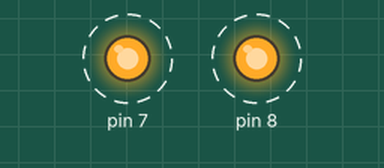
Recording of a sketch running on a simulated Arduino Uno, built with avr-gcc and run on an emulated ATmega328P. Shown: output pins drawn as LEDs (lit = HIGH). Dashed ring = blinking.

Above: at 0.1 s.
Timing chart, 0 to 4.6 s (numbered marks = the images above):
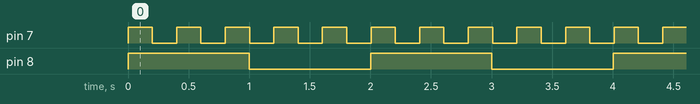

The sketch:

ExemploMilli__.ino
```cpp
// Exemplo de código usando millis()
// Inicia variáveis de tempo
unsigned long millisTarefa1 = millis();
unsigned long millisTarefa2 = millis();
// Iniciação
void setup() {
  // Inicia comunicação na porta serial
  Serial.begin(9600);
  // Define pinos dos leds como saída
  pinMode(7, OUTPUT);
  pinMode(8, OUTPUT);
}
// Laço perpétuo
void loop() {
  // Executa tarefa 1
  tarefa1();
  // Executa tarefa 2
  tarefa2();
}
void tarefa1() {
  // Verifica se já passou 200 milisegundos
  if ((millis() - millisTarefa1) < 200) {
    // Acende o led do pino 7
    digitalWrite(7, HIGH);
  } else {
    // Apaga o led do pino 7
    digitalWrite(7, LOW);
  }
  // Verifica se já passou 400 milisegundos
  if ((millis() - millisTarefa1) > 400) {
    millisTarefa1 = millis();
  }
}
void tarefa2() {
  // Verifica se já passou 1000 milisegundos
  if ((millis() - millisTarefa2) < 1000) {
    // Acende o led do pino 8
    digitalWrite(8, HIGH);
  } else {
    // Apaga o led do pino 8
    digitalWrite(8, LOW);
  }
  // Verifica se já passou 2000 milisegundos
  if ((millis() - millisTarefa2) > 2000) {
    millisTarefa2 = millis();
  }
}
```

Measured:
- by itself, pin 7: alternates HIGH for 0.20 s and LOW for 0.20 s
- by itself, pin 8: alternates HIGH for 1.0 s and LOW for 1.0 s
